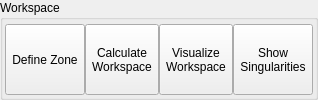
              <widget class="QGroupBox" name="groupBox_3">
               <property name="title">
                <string>Workspace</string>
               </property>
               <layout class="QHBoxLayout" name="horizontalLayout_21">
                <property name="spacing">
                 <number>0</number>
                </property>
                <property name="leftMargin">
                 <number>2</number>
                </property>
                <property name="topMargin">
                 <number>4</number>
                </property>
                <property name="rightMargin">
                 <number>2</number>
                </property>
                <property name="bottomMargin">
                 <number>2</number>
                </property>
                <item>
                 <widget class="QToolButton" name="define_zone_button">
                  <property name="sizePolicy">
                   <sizepolicy hsizetype="Preferred" vsizetype="Preferred">
                    <horstretch>0</horstretch>
                    <verstretch>0</verstretch>
                   </sizepolicy>
                  </property>
                  <property name="text">
                   <string>Define Zone</string>
                  </property>
                  <property name="icon">
                   <iconset resource="resources.qrc">
                    <normaloff>:/icons/icons8-sphere-48.png</normaloff>:/icons/icons8-sphere-48.png</iconset>
                  </property>
                  <property name="iconSize">
                   <size>
                    <width>48</width>
                    <height>44</height>
                   </size>
                  </property>
                  <property name="toolButtonStyle">
                   <enum>Qt::ToolButtonStyle::ToolButtonTextUnderIcon</enum>
                  </property>
                 </widget>
                </item>
                <item>
                 <widget class="QToolButton" name="calculate_workspace_button">
                  <property name="sizePolicy">
                   <sizepolicy hsizetype="Preferred" vsizetype="Preferred">
                    <horstretch>0</horstretch>
                    <verstretch>0</verstretch>
                   </sizepolicy>
                  </property>
                  <property name="text">
                   <string>Calculate
Workspace</string>
                  </property>
                  <property name="icon">
                   <iconset resource="resources.qrc">
                    <normaloff>:/icons/workspace.png</normaloff>:/icons/workspace.png</iconset>
                  </property>
                  <property name="iconSize">
                   <size>
                    <width>26</width>
                    <height>36</height>
                   </size>
                  </property>
                  <property name="toolButtonStyle">
                   <enum>Qt::ToolButtonStyle::ToolButtonTextUnderIcon</enum>
                  </property>
                 </widget>
                </item>
                <item>
                 <widget class="QToolButton" name="visualize_workspace_button">
                  <property name="sizePolicy">
                   <sizepolicy hsizetype="Preferred" vsizetype="Preferred">
                    <horstretch>0</horstretch>
                    <verstretch>0</verstretch>
                   </sizepolicy>
                  </property>
                  <property name="text">
                   <string>Visualize
Workspace</string>
                  </property>
                  <property name="icon">
                   <iconset resource="resources.qrc">
                    <normaloff>:/icons/icons8-transform-clip-48.png</normaloff>:/icons/icons8-transform-clip-48.png</iconset>
                  </property>
                  <property name="iconSize">
                   <size>
                    <width>40</width>
                    <height>22</height>
                   </size>
                  </property>
                  <property name="toolButtonStyle">
                   <enum>Qt::ToolButtonStyle::ToolButtonTextUnderIcon</enum>
                  </property>
                 </widget>
                </item>
                <item>
                 <widget class="QToolButton" name="show_singularity_button">
                  <property name="sizePolicy">
                   <sizepolicy hsizetype="Preferred" vsizetype="Preferred">
                    <horstretch>0</horstretch>
                    <verstretch>0</verstretch>
                   </sizepolicy>
                  </property>
                  <property name="text">
                   <string>Show
Singularities</string>
                  </property>
                  <property name="icon">
                   <iconset resource="resources.qrc">
                    <normaloff>:/icons/icons8-star-48.png</normaloff>:/icons/icons8-star-48.png</iconset>
                  </property>
                  <property name="iconSize">
                   <size>
                    <width>40</width>
                    <height>22</height>
                   </size>
                  </property>
                  <property name="toolButtonStyle">
                   <enum>Qt::ToolButtonStyle::ToolButtonTextUnderIcon</enum>
                  </property>
                 </widget>
                </item>
               </layout>
              </widget>
